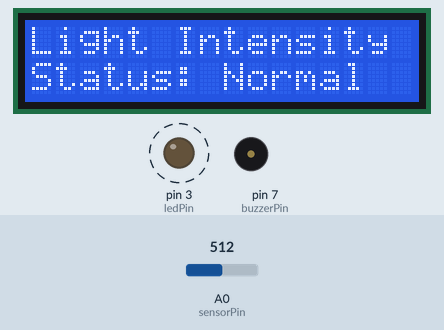
This sketch was run on a simulated Arduino Uno, built with avr-gcc and run on an emulated ATmega328P. Shown: 16×2 character LCD, output pins drawn as LEDs (lit = HIGH), buzzer (waves = sounding, pin HIGH). Dashed ring = blinking. The inputs (shaded band) are chosen by the test bench; at power-on: A0 (sensorPin) = 512. What the sketch prints to the serial monitor is not drawn.

Above: at 0.69 s.
Timing chart, 0 to 130.0 s (numbered marks = the images above):
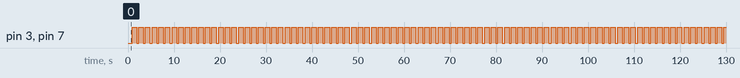

Measured:
- by itself, pin 3 (ledPin), pin 7 (buzzerPin): alternates HIGH for 0.99 s and LOW for 0.46 s
- what the display in image 0 shows lasts 0.4 s, from 0.5 s to 0.9 s

The sketch:

SecurityDetection.ino
```cpp
#include <LiquidCrystal.h>


LiquidCrystal lcd(13, 12, 11, 10, 9, 8);

#define AR_SIZE(x) (sizeof(x)/sizeof(x[0]))

// Define the coefficients for the biquad filter (SOS format)
float b[1][3] = {
  {1, 2, 1} // b coefficients
};

float a[1][3] = {
  {1, -1.743260281335717420958530965435784310102, 0.77265997397853158901170900207944214344} // a coefficients
};

float g[1][1] = {
  {0.007349923160703567166784910824617327307  } // Gain
};

const int num_sections = AR_SIZE(g); // 1 biquad filter for this case
const int signal_length = 100;
const int sensorPin = A0; // Analog pin for LDR
const int buzzerPin = 7;  // Digital pin for Buzzer
const int ledPin = 3; // Pin for the LED

int i = 0; // discrete time counter
float y_out[signal_length];
float x[signal_length];
float *y_temp; // temp holder to hold the output of 1 biquad and pass it on to the next

void directForm2(float x[], float b[], float a[], int n, float G, float *y) {
  float w[2] = {0}; // Intermediate storage for w[n] (only need two for second order)
  for (int i = 0; i < n; i++) {
    if (i == 0) {
      w[0] = G * x[i];
      y[i] = b[0] * w[0];
    } else if (i == 1) {
      w[1] = G * x[i] - a[1] * w[0];
      y[i] = b[0] * w[1] + b[1] * w[0];
    } else {
      w[0] = G * x[i] - a[1] * w[1] - a[2] * w[0];
      y[i] = b[0] * w[0] + b[1] * w[1] + b[2] * (i > 2 ? y[i - 2] : 0);
    }
  }
}

void setup() {
  Serial.begin(9600);
  pinMode(sensorPin, INPUT);
  pinMode(buzzerPin, OUTPUT);
  pinMode(ledPin, OUTPUT);

  // Initialize the LCD
  lcd.begin(16, 2);

  float t;
  for (int i = 0; i < signal_length; i++) {
    t = micros() / 1.0e6;
    x[i] = analogRead(sensorPin) / 1023.0; // Read from LDR and normalize: Analog to digital Conversion
    delay(4);
  }

  Serial.println("n  X  Y");
  Serial.println("-------");

  lcd.clear();
  lcd.setCursor(0, 0);
  lcd.print("Light Intensity");
}

void loop() {
  y_temp = x;
  for (int i = 0; i < num_sections; i++) {
    directForm2(y_temp, b[i], a[i], signal_length, *g[i], y_out); // Dereference g[i]
    y_temp = y_out;
  }

  for ( int i = 0; i < signal_length; i++) {
    Serial.print(i);
    Serial.print(" ");
    Serial.print(x[i]);
    Serial.print(" ");
    Serial.print(y_out[i]);
    Serial.println("");

    // Used the filtered output to control the buzzer and led
    if (y_out[i] > 0.5) { // Observed and choosen threshold
      digitalWrite(buzzerPin, HIGH);
      digitalWrite(ledPin, HIGH);
      lcd.setCursor(0, 1);
      lcd.print("Status: Detected    ");
    } else {
      digitalWrite(buzzerPin, LOW);
      digitalWrite(ledPin, LOW);
      lcd.setCursor(0, 1);
      lcd.print("Status: Normal     ");
    }
  }
}
```
